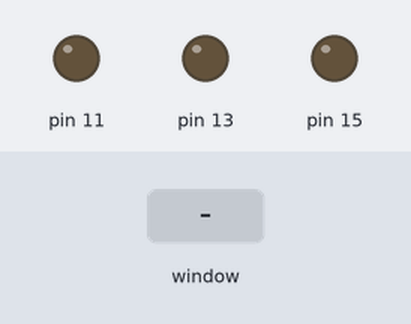
Recording of a program running on a simulated Raspberry Pi (header pin numbers). On the bench: output pins drawn as LEDs (lit = HIGH). Inputs (shaded band) come from the test bench. The desktop window is not drawn, its controls go by their first labels and the mouse button is held 0.15 s.

Above: at 1.2 s.
1.3 s: control labelled "RED" in the window clicked
At 2.5 s:
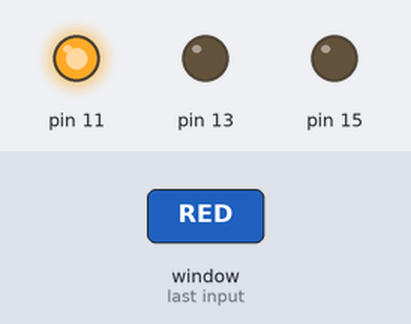
2.8 s: control labelled "YELLOW" in the window clicked
At 3.8 s:
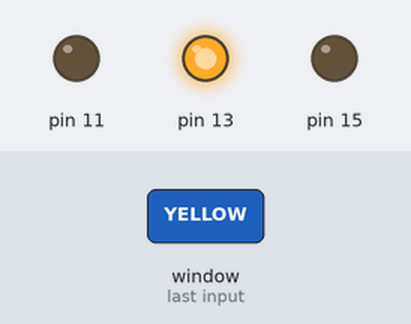
4.3 s: control labelled "GREEN" in the window clicked
At 4.9 s:
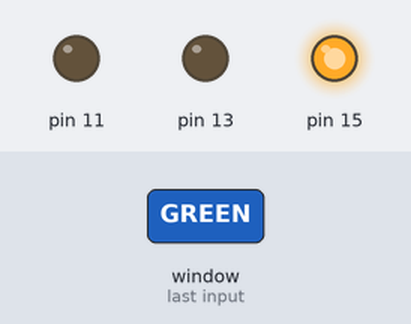
Timing chart, 0 to 7.3 s (numbered marks = the images above; inputs shaded):
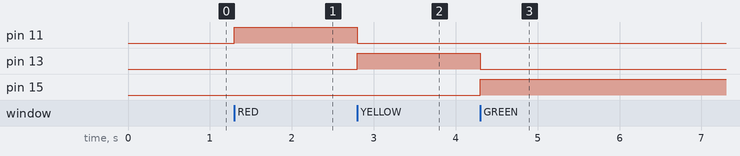

Measured:
- after the input at 1.3 s, pin 11: LOW → HIGH at once
- after the input at 2.8 s, pin 11: HIGH → LOW at once; pin 13: LOW → HIGH at once
- after the input at 4.3 s, pin 13: HIGH → LOW at once; pin 15: LOW → HIGH at once

The program:

code.py
```python
from PyQt5 import QtCore, QtGui, QtWidgets
import RPi.GPIO as GPIO
from time import sleep

GPIO.setwarnings(False)
GPIO.setmode(GPIO.BOARD)
GPIO.setup(11,GPIO.OUT, initial= GPIO.LOW)
GPIO.setup(13,GPIO.OUT, initial= GPIO.LOW)
GPIO.setup(15,GPIO.OUT, initial= GPIO.LOW)


def redLight():
    GPIO.output(11, GPIO.HIGH)
    GPIO.output(13, GPIO.LOW)
    GPIO.output(15, GPIO.LOW)


def yellowLight():

    GPIO.output(13, GPIO.HIGH)
    GPIO.output(11, GPIO.LOW)
    GPIO.output(15, GPIO.LOW)


def greenLight():
    GPIO.output(15, GPIO.HIGH)
    GPIO.output(11, GPIO.LOW)
    GPIO.output(13, GPIO.LOW)

def ledsOff():
    GPIO.output(11, GPIO.LOW)
    GPIO.output(13, GPIO.LOW)
    GPIO.output(15, GPIO.LOW)

class Ui_MainWindow(object):
    def setupUi(self, MainWindow):
        MainWindow.setObjectName("MainWindow")
        MainWindow.resize(504, 238)
        self.centralwidget = QtWidgets.QWidget(MainWindow)
        self.centralwidget.setObjectName("centralwidget")
        self.label = QtWidgets.QLabel(self.centralwidget)
        self.label.setGeometry(QtCore.QRect(160, 20, 221, 31))
        font = QtGui.QFont()
        font.setPointSize(26)
        font.setBold(True)
        font.setItalic(True)
        font.setWeight(75)
        self.label.setFont(font)
        self.label.setObjectName("label")
        self.redButton = QtWidgets.QRadioButton(self.centralwidget)
        self.redButton.setGeometry(QtCore.QRect(40, 70, 131, 51))
        self.redButton.setObjectName("redButton")
        self.yellowButton = QtWidgets.QRadioButton(self.centralwidget)
        self.yellowButton.setGeometry(QtCore.QRect(210, 70, 131, 51))
        self.yellowButton.setObjectName("yellowButton")
        self.greenButton = QtWidgets.QRadioButton(self.centralwidget)
        self.greenButton.setGeometry(QtCore.QRect(380, 70, 131, 51))
        self.greenButton.setObjectName("greenButton")
        self.exitButton = QtWidgets.QPushButton(self.centralwidget)
        self.exitButton.setGeometry(QtCore.QRect(210, 140, 99, 30))
        self.exitButton.setObjectName("exitButton")
        self.exitButton.clicked.connect(ledsOff)
        self.exitButton.clicked.connect(lambda:self.close)
        MainWindow.setCentralWidget(self.centralwidget)
        self.menubar = QtWidgets.QMenuBar(MainWindow)
        self.menubar.setGeometry(QtCore.QRect(0, 0, 504, 28))
        self.menubar.setObjectName("menubar")
        MainWindow.setMenuBar(self.menubar)
        self.statusbar = QtWidgets.QStatusBar(MainWindow)
        self.statusbar.setObjectName("statusbar")
        MainWindow.setStatusBar(self.statusbar)

        self.retranslateUi(MainWindow)
        QtCore.QMetaObject.connectSlotsByName(MainWindow)

    def retranslateUi(self, MainWindow):
        _translate = QtCore.QCoreApplication.translate
        MainWindow.setWindowTitle(_translate("MainWindow", "MainWindow"))
        self.label.setText(_translate("MainWindow", "LED controller"))
        self.redButton.setText(_translate("MainWindow", "RED"))
        self.yellowButton.setText(_translate("MainWindow", "YELLOW"))
        self.greenButton.setText(_translate("MainWindow", "GREEN"))
        self.exitButton.setText(_translate("MainWindow", "EXIT"))

if __name__ == "__main__":
    import sys
    app = QtWidgets.QApplication(sys.argv)
    MainWindow = QtWidgets.QMainWindow()
    ui = Ui_MainWindow()
    ui.setupUi(MainWindow)
    ui.redButton.clicked.connect(redLight)
    ui.yellowButton.clicked.connect(yellowLight)
    ui.greenButton.clicked.connect(greenLight)

    MainWindow.show()
    sys.exit(app.exec_())
```
